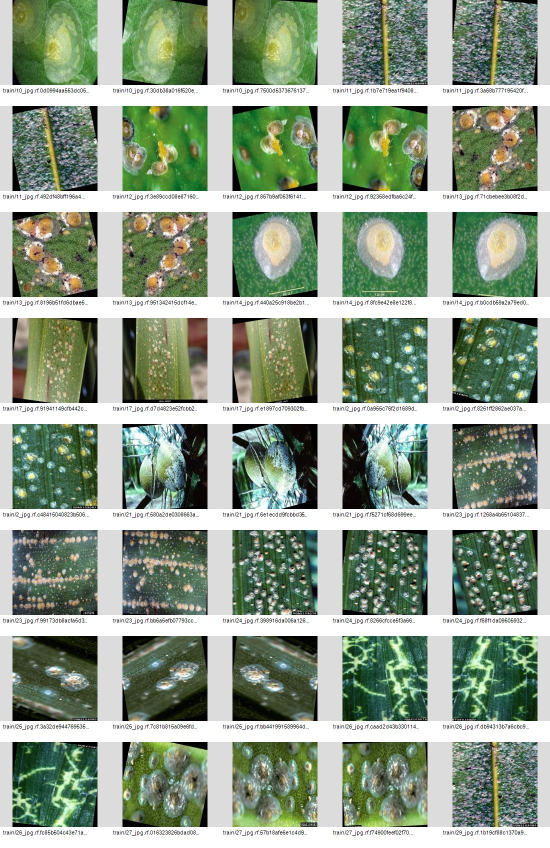
#> input picture Thesis AI Model/model_outputs/image_review/Coconut_Scale_Insect_sheet_01.jpg, 1100 x 1696 px, given as the content of the folder Thesis AI Model/Healthy_Leaves, which was not available (shown at 1/2 size)
$ python prepare_balanced_cnn_dataset.py
#> lines starting #> are read from the running program, lines starting #| are printed output that depends on the picture; pictures that were not available may be replaced by others from this repository, and a replacement may not be noted
"""Create a reviewed, duplicate-free, class-balanced CNN dataset.

The active Thesis AI Model folder is the only default candidate source. Verified
legacy source images have been consolidated into its class folders before a fresh
split is made. Exact duplicates and pre-generated source variants are removed per
label, then every selected source file is written to a manifest for manual
traceability.

Only the four confirmed coconut-condition folders are considered. ``Non-palms`` is
deliberately excluded until its dataset is reviewed and large enough to support a
separate palm-presence model. ``Rhinoceros_Beetle_excluded_actual_pest`` is also
never folded into the rhinoceros class because it is not a verified label.
"""

from __future__ import annotations

import argparse
import hashlib
import json
import random
import shutil
from pathlib import Path

from PIL import Image, ImageFilter, ImageStat

LABELS = {
    "Healthy_Leaves": "Healthy",
    "Yellowing": "Yellowing",
    "Coconut_Scale_Insect": "Coconut_Scale_Insect",
    "Rhinoceros_Beetle": "Rhinoceros_Beetle",
}
IMAGE_EXTENSIONS = {".jpg", ".jpeg", ".png", ".webp"}
SYNTHETIC_SOURCE_PREFIXES = ("f_aug_",)


def is_generated_source(path: Path) -> bool:
    """Do not re-use pre-generated variants as independent field observations."""
    return path.name.lower().startswith(SYNTHETIC_SOURCE_PREFIXES)


def quality_score(path: Path) -> float | None:
    try:
        with Image.open(path) as image:
#> image is the input picture: PIL image 1100x1696 RGB; mean R, G, B 144.4, 159.4, 140.2
            image = image.convert("L")
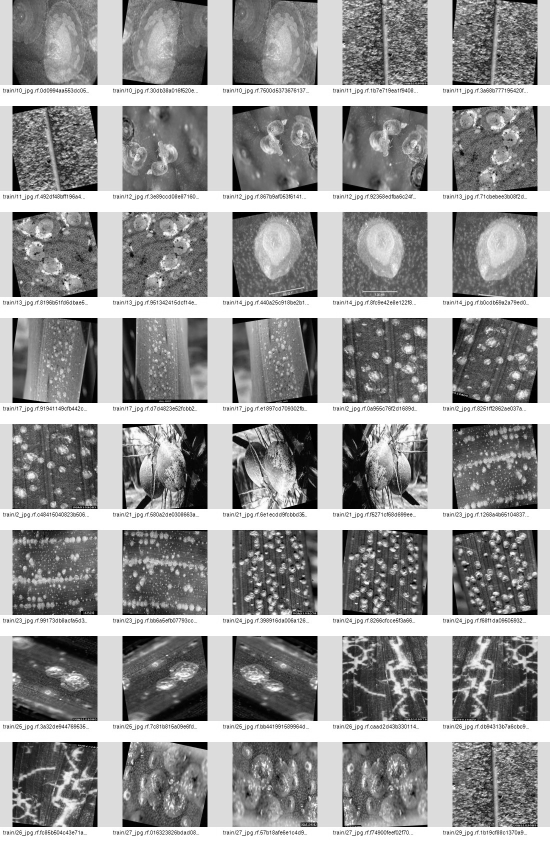
#> image: PIL image 1100x1696 L (shown at 1/2 size); min 0, max 255, mean 152.7
            if min(image.size) < 160:
                return None
            image.thumbnail((512, 512))
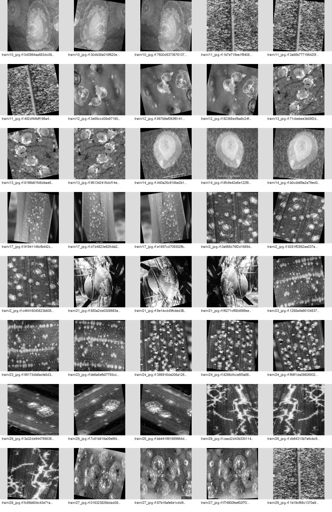
#> image: PIL image 332x512 L; min 0, max 255, mean 152.7
            # Sharpness proxy: variance after an edge filter, with a small size preference.
            edge = image.filter(ImageFilter.FIND_EDGES)
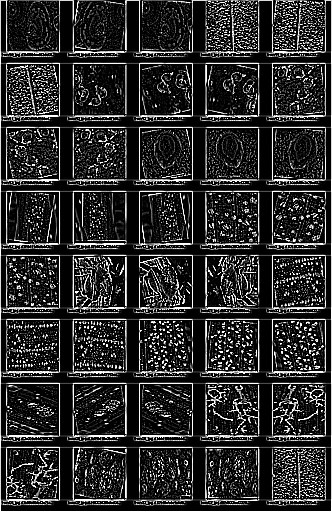
#> edge: PIL image 332x512 L; min 0, max 255, mean 45.1
            variance = ImageStat.Stat(edge).var[0]
#> variance = 6301.9
            return float(variance) + min(image.width * image.height / 1_000_000, 4)
    except (OSError, ValueError):
        return None


def main() -> None:
    parser = argparse.ArgumentParser()
    parser.add_argument(
        "--source",
        type=Path,
        action="append",
        default=[],
        help="Candidate model folder. May be given more than once.",
    )
    parser.add_argument("--output", type=Path, default=Path("Thesis AI Model/balanced_dataset"))
    parser.add_argument("--per-class", type=int, default=0, help="0 means use the smallest verified class.")
    args = parser.parse_args()
    sources = args.source or [Path("Thesis AI Model")]
    missing_sources = [source for source in sources if not source.is_dir()]
    if missing_sources:
        raise SystemExit(f"Candidate source folder(s) not found: {', '.join(map(str, missing_sources))}")

    candidates_by_label: dict[str, list[tuple[float, Path, str]]] = {}
    for source_name, label in LABELS.items():
        candidates: list[tuple[float, Path, str]] = []
        hashes: set[str] = set()
        for source in sources:
            for path in (source / source_name).rglob("*"):
                if path.suffix.lower() not in IMAGE_EXTENSIONS:
                    continue
                if is_generated_source(path):
                    continue
                score = quality_score(path)
#> score = 6302.1
                if score is None:
                    continue
                digest = hashlib.sha256(path.read_bytes()).hexdigest()
                if digest in hashes:
                    continue
                hashes.add(digest)
                candidates.append((score, path, digest))
        candidates.sort(key=lambda pair: (-pair[0], pair[1].name.lower()))
        candidates_by_label[label] = candidates

    available = {label: len(items) for label, items in candidates_by_label.items()}
#> available = {'Healthy': 1, 'Yellowing': 1, 'Coconut_Scale_Insect': 1, 'Rhinoceros_Beetle': 1}
    per_class = args.per_class or min(available.values())
#> per_class = 1
    if per_class < 10:
#> (the run stopped early here; a loop or call above may not have finished)
